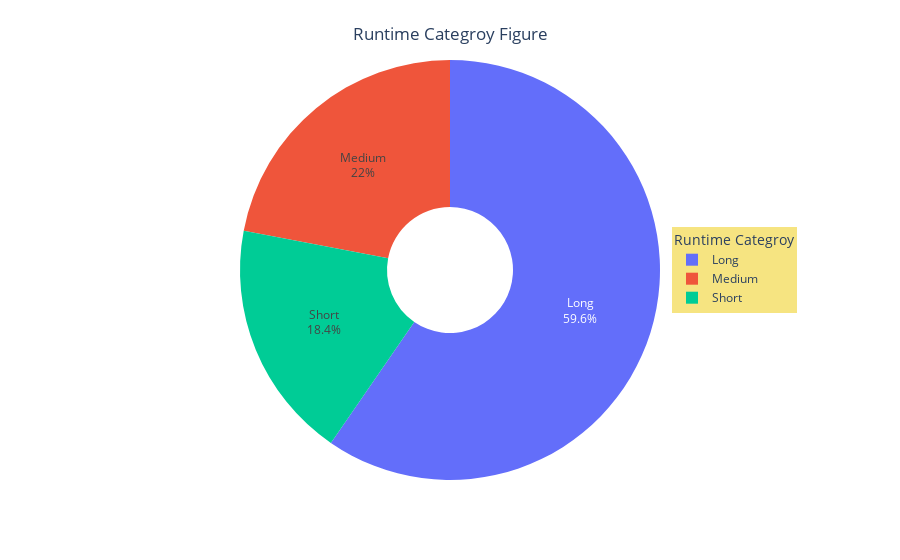

This figure's notebook cell:
### Code cell
fig = px.pie(data_frame= dgenre, names= 'typeruntime', values= 'count', hole = 0.3)
fig.update_traces(textposition='inside', textinfo='percent+label')
fig.update_layout({'title': {'text': 'Runtime Categroy Figure', 'x': 0.5, 'y': 0.95}})
fig.update_layout(showlegend= True, legend= {'title': 'Runtime Categroy', 'x': 0.8, 'y': 0.5, 'bgcolor': 'rgb(246,228,129)'})
fig.show()

### Figure 1 — Plotly figure (JSON) as saved in the notebook; plotly's stock layout.template omitted (floating-point values rounded to 4 significant figures)
{"data": [{"domain": {"x": [0, 1], "y": [0, 1]}, "hole": 0.3, "hovertemplate": "typeruntime=%{label}<br>count=%{value}<extra></extra>", "labels": ["Long", "Medium", "Short"], "legendgroup": "", "name": "", "showlegend": true, "textinfo": "percent+label", "textposition": "inside", "type": "pie", "values": [149, 55, 46]}], "layout": {"legend": {"bgcolor": "rgb(246,228,129)", "title": {"text": "Runtime Categroy"}, "tracegroupgap": 0, "x": 0.8, "y": 0.5}, "margin": {"t": 60}, "showlegend": true, "title": {"text": "Runtime Categroy Figure", "x": 0.5, "y": 0.95}}}
